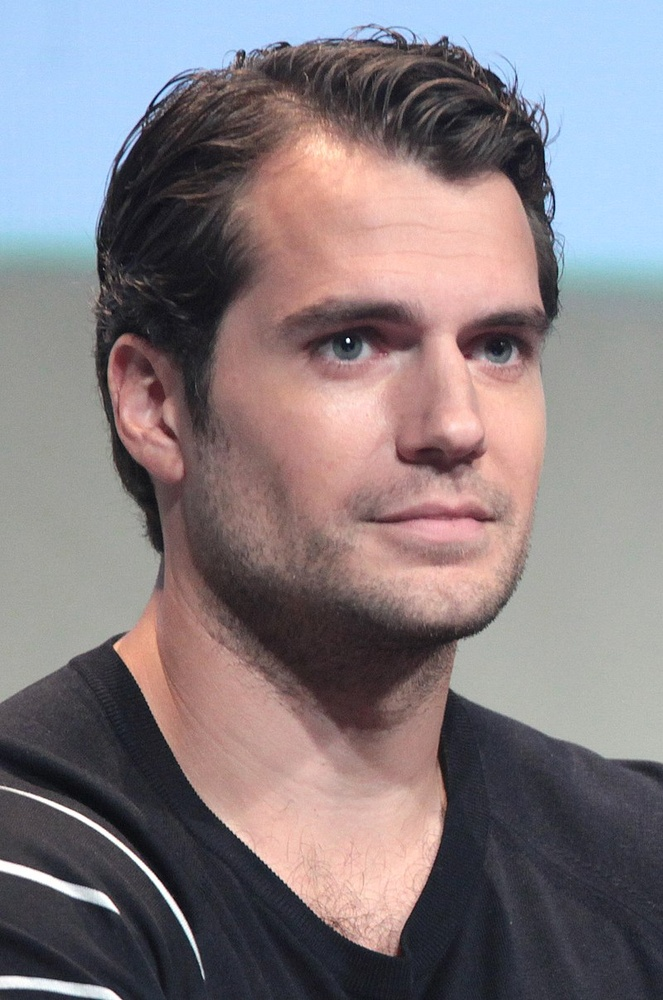
#> input picture PA/P13/Papucho.jpg, 663 x 1000 px, shrunk from 800 x 1207 before the run
$ python prog.py
#> lines starting #> are read from the running program, lines starting #| are printed output that depends on the picture
import cv2
import numpy as np

img = cv2.imread("Papucho.jpg")
#> img is the input picture: shape (1000, 663, 3); mean B, G, R 127.1, 123.1, 132.5
h, w, c = img.shape
#> h = 1000; w = 663; c = 3
print(h,w,c)
#| 1000 663 3
gris = np.zeros((h,w),np.uint8)

for i in range(h):
    for j in range(w):
        prom = np.clip((img[i,j,0].astype('uint') + img[i,j,1].astype('uint') + img[i,j,2].astype('uint'))/3,0,255)
        gris[i,j] = prom
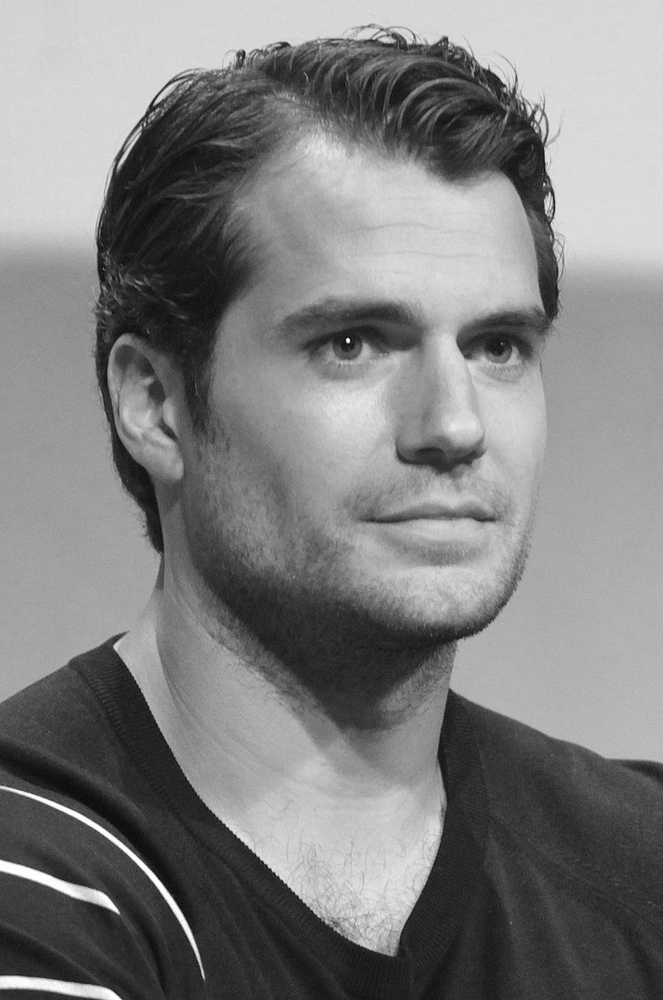
#> gris: shape (1000, 663); min 5, max 255, mean 127.2

cv2.imshow("Papucho", img)
cv2.imshow("Papucho Gris", gris)
cv2.waitKey()
